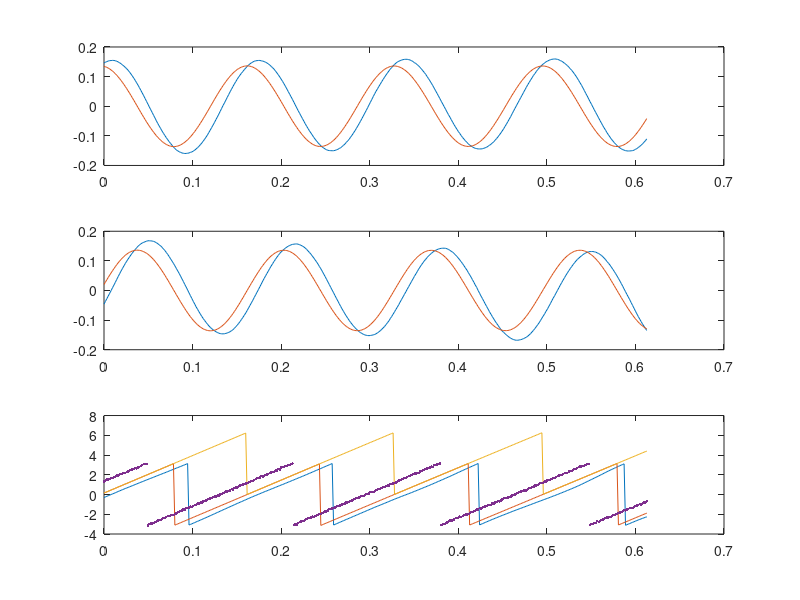

This chart was generated by the following MATLAB code:
a = load('SigRecSaveE.mat') ; 
r = a.RecStr ; 
t = r.t ; 

R = 0.13 ; 
L = 5e-4 ; 
Ts = r.Ts ; 
%                    t: [1×384 double]
%                   Ts: 0.0016
%          SlessIAlpha: [1×384 double]
%           SlessIBeta: [1×384 double]
%          SlessVAlpha: [1×384 double]
%           SlessVBeta: [1×384 double]
%        SlessFluxIntA: [1×384 double]
%        SlessFluxIntB: [1×384 double]
%        SlessFluxErrA: [1×384 double]
%        SlessFluxErrB: [1×384 double]
%     SlessFluxErrIntA: [1×384 double]
%     SlessFluxErrIntB: [1×384 double]
%          SlessVcompA: [1×384 double]
%          SlessVcompB: [1×384 double]
%          SlessETheta: [1×384 double]
%        SlessOmegaHat: [1×384 double]
%        SlessThetaHat: [1×384 double]
VAnet = r.SlessVAlpha -  R * r.SlessIAlpha ; 
VBnet = r.SlessVBeta  -  R * r.SlessIBeta  ; 

PhiA = cumsum(VAnet * Ts ) - L * r.SlessIAlpha ; 
PhiB = cumsum(VBnet * Ts ) - L * r.SlessIBeta  ;

PhiA = PhiA - (max(PhiA)+min(PhiA))/2; 
PhiB = PhiB - (max(PhiB)+min(PhiB))/2; 


figure(500) ; 
subplot(3,1,1) 
plot( t , PhiA , t, r.SlessFluxIntA- L * r.SlessIAlpha) ; 
subplot(3,1,2) ; 
plot( t, PhiB , t, r.SlessFluxIntB - L * r.SlessIBeta) ;   
subplot( 3,1,3) ;
plot( t, atan2(PhiB,PhiA) , t, atan2(r.SlessFluxIntB- L * r.SlessIBeta,r.SlessFluxIntA- L * r.SlessIAlpha), ...
    t , r.SlessThetaHat * 2 * pi , t , atan2(r.SlessVBeta,r.SlessVAlpha),'.' ) ;   





